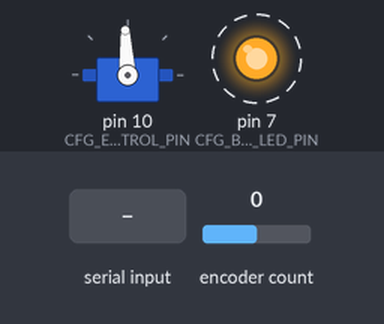
The sketch below on a simulated Arduino Uno, built with avr-gcc and run on an emulated ATmega328P. Shown: servo, output pins drawn as LEDs (lit = HIGH). Dashed ring = blinking. Inputs (shaded band) come from the test bench; at power-on: encoder count 0. What the sketch prints to the serial monitor is not drawn.

Above: at 1.2 s.
1.3 s: "s\n" received over Serial
4.3 s: "a\n" received over Serial
7.3 s: "r\n" received over Serial
Timing chart, 0 to 16.3 s (numbered marks = the images above; inputs shaded):
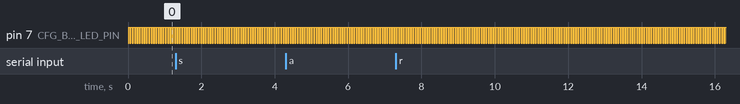

Measured:
- by itself, pin 7 (CFG_BUTTON_LED_PIN): alternates HIGH for 0.03 s and LOW for 0.03 s

The sketch:

test_pid_no_load.ino
```cpp
#include "fdc_cfg.h"
#include "fdc_pid.h"
#include <Encoder.h>
#include <Servo.h>
#include <stdio.h>

#define MAIN_DEBUG_ENABLE  true

#if (CFG_MASTER_DEBUG_ENABLE && MAIN_DEBUG_ENABLE)
# define SERIAL_DEBUG_PRINT(x)    Serial.print(x)
# define SERIAL_DEBUG_PRINTLN(x)  Serial.println(x)
#else
# define SERIAL_DEBUG_PRINT(x)
# define SERIAL_DEBUG_PRINTLN(x)
#endif

#define LED_ON LOW
#define LED_OFF HIGH
#define BUTTON_PRESSED LOW
#define BUTTON_RELEASED HIGH

#define BLINK_LED() digitalWrite(CFG_BUTTON_LED_PIN, !digitalRead(CFG_BUTTON_LED_PIN))

typedef enum {
  INPUT_INVALID,
  INPUT_SERVO,
  INPUT_AVERAGE,
  INPUT_INTERVAL,
  INPUT_SET_POINT,
  INPUT_KP,
  INPUT_KI,
  INPUT_KD,
  INPUT_I_MAX,
  INPUT_CHANGE_CONTROL_MODE,
} SerialInputType_t;


typedef enum {
  SERIAL_STATE_GET_TYPE,
  SERIAL_STATE_GET_VALUE,
} SerialState_t;

typedef enum {
  CONTROL_MODE_PID,
  CONTROL_MODE_FORCED,
} ControlMode_t;

static Encoder mEncoder(CFG_ENCODER_PIN_B, CFG_ENCODER_PIN_A);
static Servo mEscControlLer;
static volatile bool mAppTimer2InterruptFlag = false;
static SerialInputType_t mSerialInputType;
static uint32_t mSerialInputVal;
static char serialTxBuffer[100];


void timer2Setup() {
  // Draft:
  // Timer2 clock source is 16,000,000 MHz
  // At maximum prescaler of 1024, this means 15625 ticks/s
  // Because Timer2 is a 8-bit timer, so the Output Compare Match value cannot be greater than 255
  // Also 15625 = 5^6
  // So the lowest round frequency we can achieve is 15625 / 125 = 125 Hz
  // With OC = 250, we have 62.5Hz, not so horrible to work with
  // Add a app level prescaler of 16, we got 3.90625Hz. Not too far from intended 4Hz.
  // Eh, good enough
  // So, prescale by 1024, so CS2[2:0] = b111. Output Compare = 250, so OCR2A = 250

  // Stop interrupts
  cli();

  // Clear TC2 Control Register A & B (TCCR2A, TCCR2B)
  TCCR2A = 0;
  TCCR2B = 0;

  // Clear TC2 Counter Value Register (TCNT2)
  TCNT2 = 0;

  // Write TC2 Control Registers to set Waveform Generation Mode (WGM) to Clear Timer on Compare Match (CTC) mode
  // WGM[2:0] = b010
  TCCR2A |= (1 << WGM21);

  // Write TC2 Control Register B to set Clock Select (CS) to clkIO/1024 (prescale by 1024)
  // CS[2:0] = b111
  TCCR2B |= (1 << CS20);
  TCCR2B |= (1 << CS21);
  TCCR2B |= (1 << CS22);

  // Set TC2 Output Compare Register A to 250
  OCR2A = 250;

  // Write TC2 Interrupt Mask Register to enable interrupt on Output Compare A Match
  // OCIE2A = b1
  TIMSK2 |= (1 << OCIE2A);

  // Enable interrupts
  sei();
}

ISR(TIMER2_COMPA_vect) {
  static volatile uint8_t appPrescaler;
  static volatile uint32_t runCounter = 0;
  appPrescaler++;
  if (appPrescaler >= CFG_TIMER2_APP_PRESCALER) {
    mAppTimer2InterruptFlag = true;

    fdc_pid_process_variable = mEncoder.read();
    FDC_PID_INTERRUPT_LOOP;
    mEncoder.write(0);

    appPrescaler = 0;
  }
}

void setup() {
  Serial.begin(115200);

  pinMode(CFG_BUTTON_INPUT_PIN, INPUT_PULLUP);
  pinMode(CFG_BUTTON_LED_PIN, OUTPUT);
  digitalWrite(CFG_BUTTON_LED_PIN, LED_ON);

  mEscControlLer.attach(CFG_ESC_CONTROL_PIN);
  mEscControlLer.writeMicroseconds(CFG_ESC_CONTROL_NEUTRAL_ON_TIME);

  mEncoder.write(0); // Ensure encoder count start at 0

  timer2Setup();
  Serial.println("Test started");
}

#define LOG(x) Serial.print(x); Serial.print(" | ");
#define LOG_2(format, ...) sprintf(serialTxBuffer, format, __VA_ARGS__); Serial.print(serialTxBuffer);
#define CFG_HALF_NUMBER_OF_ENCODER_COUNTS_HISTORY_TABLE_ROW 5
#define NUMBER_OF_ENCODER_COUNTS_HISTORY_TABLE_ROW (2 * CFG_HALF_NUMBER_OF_ENCODER_COUNTS_HISTORY_TABLE_ROW)
#define LOWEST_ENCODER_COUNTS_THRESHOLD(average, interval) (average - (CFG_HALF_NUMBER_OF_ENCODER_COUNTS_HISTORY_TABLE_ROW - 2) * interval)

void loop() {
  static uint32_t counter[NUMBER_OF_ENCODER_COUNTS_HISTORY_TABLE_ROW] = {0};
  static uint32_t intervalMin = 0;
  static uint32_t intervalMax = 0;
  static uint32_t trackingAverage = 400;
  static uint32_t trackingInterval = 25;
  static uint32_t minimumThreshold = LOWEST_ENCODER_COUNTS_THRESHOLD(trackingAverage, trackingInterval);

  static ControlMode_t controlMode = CONTROL_MODE_PID;


  /* =================================== PROCESSING SERIAL INPUT =================================== */

  processSerialData();

  // Toggle control mode between PID and Forced
  if (mSerialInputType == INPUT_CHANGE_CONTROL_MODE) {
    if (controlMode == CONTROL_MODE_PID) {
      controlMode = CONTROL_MODE_FORCED;
    }
    else {
      controlMode = CONTROL_MODE_PID;
    }
  }

  // Change average value stored in Encoder counts History Table
  if (mSerialInputType == INPUT_AVERAGE) {
    Serial.print("AVG:   "); Serial.println(mSerialInputVal);
    trackingAverage = mSerialInputVal;
    for (int i = 0; i < NUMBER_OF_ENCODER_COUNTS_HISTORY_TABLE_ROW; i++) {
      counter[i] = 0;
    }
    minimumThreshold = LOWEST_ENCODER_COUNTS_THRESHOLD(trackingAverage, trackingInterval);
  }

  // Change interval in Encoder counts History Table
  if (mSerialInputType == INPUT_INTERVAL) {
    Serial.print("INTERVAL: "); Serial.println(mSerialInputVal);
    trackingInterval = mSerialInputVal;
    for (int i = 0; i < NUMBER_OF_ENCODER_COUNTS_HISTORY_TABLE_ROW; i++) {
      counter[i] = 0;
    }
    minimumThreshold = LOWEST_ENCODER_COUNTS_THRESHOLD(trackingAverage, trackingInterval);
  }

  if (controlMode == CONTROL_MODE_PID) {

    // Command Change Set Point
    if (mSerialInputType == INPUT_SET_POINT) {
      Serial.print("SET POINT: "); Serial.println(mSerialInputVal);
      fdc_pid_set_point = mSerialInputVal;
    }
#   if CFG_PID_TUNING

      // Change K_P
      if (mSerialInputType == INPUT_KP) {
        Serial.print("KP: "); Serial.println(mSerialInputVal);
        FDC_PID_KP = (CFG_PID_VAR_TYPE) mSerialInputVal / 1000;
      }

      // Change K_I
      if (mSerialInputType == INPUT_KI) {
        Serial.print("KI: "); Serial.println(mSerialInputVal);
        FDC_PID_KI = (CFG_PID_VAR_TYPE) mSerialInputVal / 1000;
      }

      // Change K_D
      if (mSerialInputType == INPUT_KD) {
        Serial.print("KD: "); Serial.println(mSerialInputVal);
        FDC_PID_KD = (CFG_PID_VAR_TYPE) mSerialInputVal / 1000;
      }

      // Change Integral term maximum
      if (mSerialInputType == INPUT_I_MAX) {
        Serial.print("FDC_PID_I_TERM_MAX: "); Serial.println(mSerialInputVal);
        FDC_PID_I_TERM_MAX = (CFG_PID_VAR_TYPE) mSerialInputVal;
      }
#   endif // CFG_PID_TUNING
  }
  else {

    // Force ESC control value
    if (mSerialInputType == INPUT_SERVO) {
      Serial.print("ESC: "); Serial.println(mSerialInputVal);
      mEscControlLer.writeMicroseconds(mSerialInputVal);
    }
  }
  mSerialInputType = INPUT_INVALID;


  /* =================================== CONTROL THE DAMNED CAR =================================== */

  if (mAppTimer2InterruptFlag) {
    BLINK_LED();
    if (controlMode == CONTROL_MODE_PID) {

//      // Display PID variable for tuning
//      LOG(fdc_pid_process_variable);
//      LOG(fdc_pid_control_variable);
//      LOG(fdc_pid_corrected_control_variable);
//      LOG(fdc_pid_error);
//      LOG(fdc_pid_last_error);
//      LOG(fdc_pid_p_term);
//      LOG(fdc_pid_i_term);
//      LOG(fdc_pid_d_term);
//      LOG(FDC_PID_KP);
//      LOG(FDC_PID_KI);
//      LOG(FDC_PID_KD);
//      LOG(FDC_PID_I_TERM_MAX);
//      Serial.println();

      // Adjust ESC based on PID output
      mEscControlLer.writeMicroseconds(fdc_pid_corrected_control_variable);

    }


    /* =================================== DISPLAY ENCODER COUNTS HISTORY =================================== */

    // Display the Encoder count History Table
    Serial.print("\n\n\n");

    // First interval, 0 to lowest threshold
    if (fdc_pid_process_variable > 0 && fdc_pid_process_variable < minimumThreshold) {
      counter[0]++;
    }
    LOG(0); LOG_2("%4d | ", 0); LOG_2("%4d | ", minimumThreshold); LOG_2("%4d\n", counter[0]);

    // Next interval through second to last interval
    intervalMax = minimumThreshold;
    for (uint32_t i = 1; i < (NUMBER_OF_ENCODER_COUNTS_HISTORY_TABLE_ROW - 1); i++) {
      intervalMin = intervalMax;
      intervalMax = intervalMin + trackingInterval;
      if (fdc_pid_process_variable >= intervalMin && fdc_pid_process_variable <= intervalMax) {
        counter[i]++;
      }
      LOG(i); LOG_2("%4d | ", intervalMin); LOG_2("%4d | ", intervalMax); LOG_2("%4d\n", counter[i]);
    }

    // Last interval, highest threshold to inf
    if (fdc_pid_process_variable >= intervalMax) {
      counter[NUMBER_OF_ENCODER_COUNTS_HISTORY_TABLE_ROW - 1]++;
    }
    LOG(NUMBER_OF_ENCODER_COUNTS_HISTORY_TABLE_ROW - 1); LOG_2("%4d | ", intervalMax); LOG("----"); LOG_2("%4d\n", counter[NUMBER_OF_ENCODER_COUNTS_HISTORY_TABLE_ROW - 1]);


    mAppTimer2InterruptFlag = false;
  }
}

void processSerialData(void) {
  static char rxChar;
  static uint32_t rxValue;
  static SerialInputType_t rxType;
  static SerialState_t serialState = SERIAL_STATE_GET_TYPE;

  while(Serial.available()) {
    rxChar = (char) Serial.read();

    if (serialState == SERIAL_STATE_GET_TYPE) {
      if (rxChar == 'f') {
        rxType = INPUT_SERVO;
      }
      else if (rxChar == 's') {
        rxType = INPUT_SET_POINT;
      }
      else if (rxChar == 'a') {
        rxType = INPUT_AVERAGE;
      }
      else if (rxChar == 'r') {
        rxType = INPUT_INTERVAL;
      }
      else if (rxChar == 'p') {
        rxType = INPUT_KP;
      }
      else if (rxChar == 'i') {
        rxType = INPUT_KI;
      }
      else if (rxChar == 'd') {
        rxType = INPUT_KD;
      }
      else if (rxChar == 'm') {
        rxType = INPUT_I_MAX;
      }
      else if (rxChar == 'x') {
        rxType = INPUT_CHANGE_CONTROL_MODE;
      }
      else {
        rxType = INPUT_INVALID;
      }
      serialState = SERIAL_STATE_GET_VALUE;
    }
    else {
      if (rxChar == '\n') {
        mSerialInputType = rxType;
        mSerialInputVal = rxValue;
        serialState = SERIAL_STATE_GET_TYPE;
        rxValue = 0;
      }
      else if ((rxChar >= '0') && (rxChar <= '9')) {
        rxValue *= 10;
        rxValue += rxChar - 0x30;
      }
    }
  }
}
```

fdc_cfg.h
```cpp
#ifndef CFG_H
#define CFG_H

#define CFG_MASTER_DEBUG_ENABLE true

#define CFG_SERIAL_BAUD_RATE 115200
#define CFG_TIMERONE_PERIOD 250000 // 250,000 us

#define CFG_SYSTEM_FIRST_STATE SYSTEM_STATE_COMPONENT_TEST // Refer to sys_state_t definition
#define CFG_SYSTEM_FIRST_STATE SYSTEM_STATE_WAIT_BUTTON // Refer to sys_state_t definition

#define CFG_COMPONENT_TEST_STATE_LED_BLINK_PERIOD 4
#define CFG_WAIT_BUTTON_STATE_LED_BLINK_PERIOD    2
#define CFG_WAIT_SONAR_STATE_LED_BLINK_PERIOD     1

#define CFG_ESC_CONTROL_NEUTRAL_ON_TIME 1500 // 1,500 us
#define CFG_SONAR_NO_OBSTACLE_PULSE_WIDTH 50000

#define CFG_TIMER2_APP_PRESCALER 2

// Pin configuration
// NOTE: If any of these macros share value with another, something is very wrong
#define CFG_BUTTON_LED_PIN 7
#define CFG_BUTTON_INPUT_PIN 6
#define CFG_ENCODER_PIN_A 3
#define CFG_ENCODER_PIN_B 2
#define CFG_ESC_CONTROL_PIN 10
#define CFG_HC_SR04_TRIG_PIN  12
#define CFG_HC_SR04_ECHO_PIN  11

#endif // CFG_H
```

fdc_pid.cpp
```cpp
#include "fdc_pid.h"

// Variables updated in main loop
CFG_PID_VAR_TYPE fdc_pid_set_point = 0;

// Variables updated and calculated in interrupt handler
volatile CFG_PID_VAR_TYPE fdc_pid_process_variable;
volatile CFG_PID_VAR_TYPE fdc_pid_control_variable;
volatile CFG_PID_VAR_TYPE fdc_pid_corrected_control_variable; // Corrected ESC control value, calculated in interrupt context
volatile CFG_PID_VAR_TYPE fdc_pid_error;
volatile CFG_PID_VAR_TYPE fdc_pid_last_error;
volatile CFG_PID_VAR_TYPE fdc_pid_p_term;
volatile CFG_PID_VAR_TYPE fdc_pid_i_term = 0;
volatile CFG_PID_VAR_TYPE fdc_pid_d_term;

// Variables only updated in main loop during tuning
#if CFG_PID_TUNING
CFG_PID_VAR_TYPE FDC_PID_OFFSET = ((CFG_PID_CTRL_VAR_MAX + CFG_PID_CTRL_VAR_MIN) / 2);
CFG_PID_VAR_TYPE FDC_PID_KP = CFG_PID_DEFAULT_KP;
CFG_PID_VAR_TYPE FDC_PID_KI = CFG_PID_DEFAULT_KI;
CFG_PID_VAR_TYPE FDC_PID_KD = CFG_PID_DEFAULT_KD;
CFG_PID_VAR_TYPE FDC_PID_CTRL_VAR_MAX = CFG_PID_CTRL_VAR_MAX;
CFG_PID_VAR_TYPE FDC_PID_CTRL_VAR_MIN = CFG_PID_CTRL_VAR_MIN;
CFG_PID_VAR_TYPE FDC_PID_I_TERM_MAX = CFG_PID_DEFAULT_I_TERM_MAX;
#endif // CFG_PID_TUNING
```

Source omitted: fdc_pid.h (7115 bytes)
